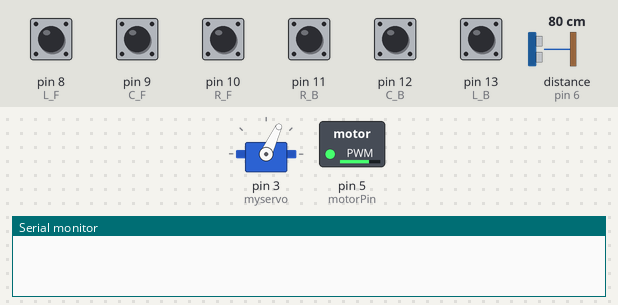
Simulated run of this sketch. Board: Arduino Uno, built with avr-gcc and run on an emulated ATmega328P. Shown: servo, switched loads named in the sketch (green lamp = pin HIGH), the last lines printed to the serial monitor. Wiring (inferred from the names in the program): ultrasonic range finder: trigger pin 7; echo pin 6. Dashed ring = blinking. The test bench sets the inputs (shaded band); at power-on: pin 8 (L_F), pin 9 (C_F), pin 10 (R_F), pin 11 (R_B), pin 12 (C_B), pin 13 (L_B) HIGH, distance to the obstacle (sensor on pin 6) 80 cm. The echo pulse lasts 58.3 µs per cm; pins used as bus, display or sensor lines are not drawn.

Above: at 3.2 s.
3.3 s: distance to the obstacle (sensor on pin 6) set to 53 cm
6.8 s: distance to the obstacle (sensor on pin 6) set to 45 cm
At 10.7 s:
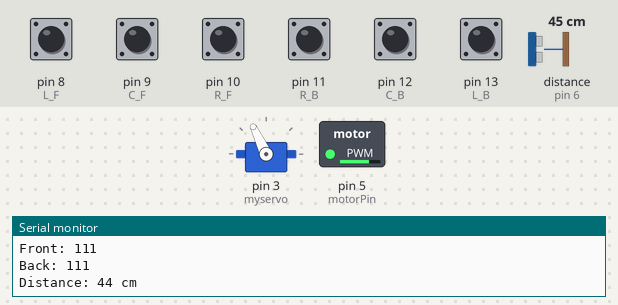
12.1 s: distance to the obstacle (sensor on pin 6) set to 60 cm
At 17.3 s:
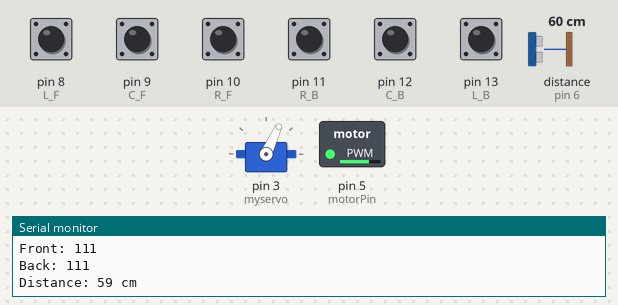
17.4 s: distance to the obstacle (sensor on pin 6) set to 2 cm
At 19.9 s:
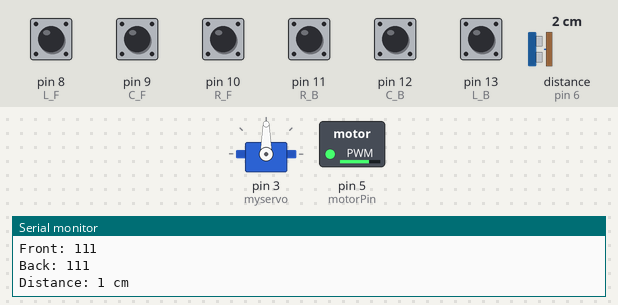
Timing chart, 0 to 23.7 s (numbered marks = the images above; inputs shaded):
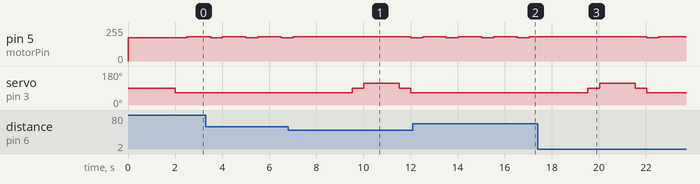

The sketch:

Line_and_Ultra_sensor_test.ino
```cpp
#include "Servo.h";
int motorPin = 5;  //speed motor a
Servo myservo;

long duration;
int distance;
#define echoPin 6
#define trigPin 7

int R_B = 11;
int C_B = 12;
int L_B = 13;

int R_F = 10;
int C_F = 9;
int L_F = 8;


void setup()
{
  pinMode(trigPin, OUTPUT); // Sets the trigPin as an OUTPUT
  pinMode(echoPin, INPUT); // Sets the echoPin as an INPUT

Serial.begin(9600);
myservo.attach(3);
myservo.write(90);
pinMode(motorPin, OUTPUT);
analogWrite(motorPin, 175);
delay(2000);


pinMode(L_B, INPUT);
pinMode(C_B, INPUT);
pinMode(R_B, INPUT);

pinMode(L_F, INPUT);
pinMode(C_F, INPUT);
pinMode(R_F, INPUT);


}
void loop()
{

analogWrite(motorPin, 183);

if (((digitalRead(L_F) == 0)&&(digitalRead(C_F) == 0)&&(digitalRead(R_F) == 0)) ||
  ((digitalRead(L_B) == 0)&&(digitalRead(C_B) == 0)&&(digitalRead(R_B) == 0))){straight();}

if (((digitalRead(L_F) == 0)&&(digitalRead(C_F) == 1)&&(digitalRead(R_F) == 0)) ||
  ((digitalRead(L_B) == 0)&&(digitalRead(C_B) == 1)&&(digitalRead(R_B) == 0))){straight();}

if (((digitalRead(L_F) == 1)&&(digitalRead(C_F) == 1)&&(digitalRead(R_F) == 0)) ||
    ((digitalRead(L_B) == 1)&&(digitalRead(C_B) == 1)&&(digitalRead(R_B) == 0))){hardRight();}

if (((digitalRead(L_F) == 1)&&(digitalRead(C_F) ==0)&&(digitalRead(R_F) == 0)) ||
    ((digitalRead(L_B) == 1)&&(digitalRead(C_B) ==0)&&(digitalRead(R_B) == 0))){turnRight();}

if (((digitalRead(L_F) == 0)&&(digitalRead(C_F) == 1)&&(digitalRead(R_F) == 1)) ||
     ((digitalRead(L_B) == 0)&&(digitalRead(C_B) == 1)&&(digitalRead(R_B) == 1))){hardLeft();}

if (((digitalRead(L_F) == 0)&&(digitalRead(C_F) == 0)&&(digitalRead(R_F) == 1)) ||
    ((digitalRead(L_B) == 0)&&(digitalRead(C_B) == 0)&&(digitalRead(R_B) == 1))){turnLeft();}

  if (((digitalRead(L_F) == 1)&&(digitalRead(C_F) == 1)&&(digitalRead(R_F) == 1)) ||
    ((digitalRead(L_B) == 1)&&(digitalRead(C_B) == 1)&&(digitalRead(R_B) == 1))){Stop();} // Use two line reader sensors, for more accurate output

bool LeftF = digitalRead(L_F);
bool CenterF = digitalRead(C_F);
bool RightF = digitalRead(R_F);
bool LeftB = digitalRead(L_B);
bool CenterB = digitalRead(C_B);
bool RightB = digitalRead(R_B);


Serial.print("Front: ");
Serial.print(LeftF);
Serial.print(CenterF);
Serial.println(RightF);
Serial.print("Back: ");
Serial.print(LeftB);
Serial.print(CenterB);
Serial.println(RightB);


// Clears the trigPin condition
  digitalWrite(trigPin, LOW);
  delayMicroseconds(2);

  digitalWrite(trigPin, HIGH);
  delayMicroseconds(10);
  digitalWrite(trigPin, LOW);

  duration = pulseIn(echoPin, HIGH);
  // Calculating the distance
  distance = duration * 0.034 / 2;
  Serial.print("Distance: ");
  Serial.print(distance);
  Serial.println(" cm");

  if (distance < 50) {  //not perfect, need to calculate recovery angle
    myservo.write(65);
    delay(1500);
    myservo.write(90);
    delay(500);
    myservo.write(115);
    delay(1500);
    myservo.write(90);
    delay(500);
    myservo.write(65);
    //delay(500);


  }
//delay(400);
}


void turnRight(){
myservo.write(86);

}


void hardRight(){
  myservo.write(65);
}


void turnLeft(){
myservo.write(94);
}

void hardLeft(){
  myservo.write(115);
}

void straight(){
  myservo.write(90);
}


void Stop(){
  analogWrite(motorPin, 175);
  myservo.write(65);
  delay(500);
  analogWrite(motorPin, 183);
  delay(1000);
}
```

Measured:
- the behaviour switches between 51 and 50 cm on distance to the obstacle (sensor on pin 6) (found by bisection; images 0 and 1)
- after the input at 6.8 s, servo on pin 3 (myservo): 65° → 90° after 2.7 s, → 115° 0.50 s later, → 90° 1.5 s later, → 65° 0.50 s later
- after the input at 12.1 s, servo on pin 3 (myservo): stays 65° (without the input it goes to 90° after 2.9 s)
- after the input at 17.4 s, servo on pin 3 (myservo): 65° → 90° after 2.1 s, → 115° 0.50 s later, → 90° 1.5 s later, → 65° 0.50 s later
